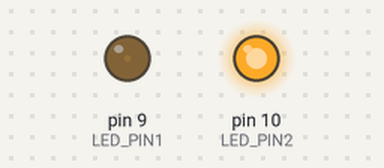
Recording of a sketch running on a simulated Arduino Uno, built with avr-gcc and run on an emulated ATmega328P. Parts: output pins drawn as LEDs (lit = HIGH).

Above: at 0.05 s.
At 1.15 s:
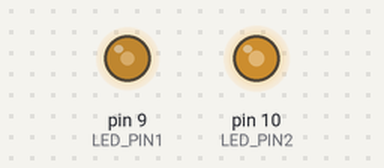
At 2.3 s:
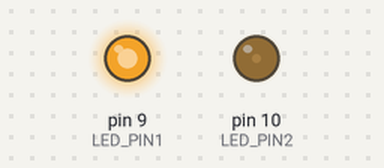
At 4.6 s:
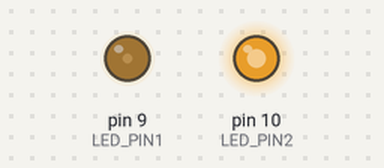
Timing chart, 0 to 6.7 s (numbered marks = the images above):
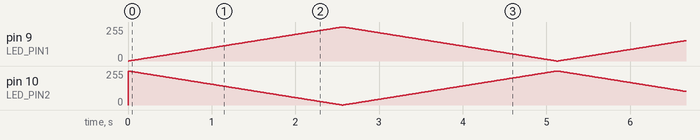

The sketch:

chapter2_1_7.ino
```cpp
/*
  chapter 2-1-7
  */
#define LED_PIN1 9
#define LED_PIN2 10

void setup() {
  pinMode(LED_PIN1, OUTPUT);
  pinMode(LED_PIN2, OUTPUT);
}

void loop() {
  int i, j;
  for (i=0; i<256; i++) {
    analogWrite(LED_PIN1, i);
    j = 255 - i;
    analogWrite(LED_PIN2, j);
    delay(10);
  }
  for (i=255; i>=0; i--) {
    analogWrite(LED_PIN1, i);
    j = 255 - i;
    analogWrite(LED_PIN2, j);
    delay(10);
  }
}
```
